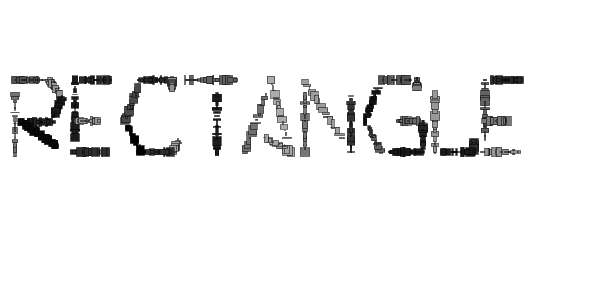
Frame 1 (no input)
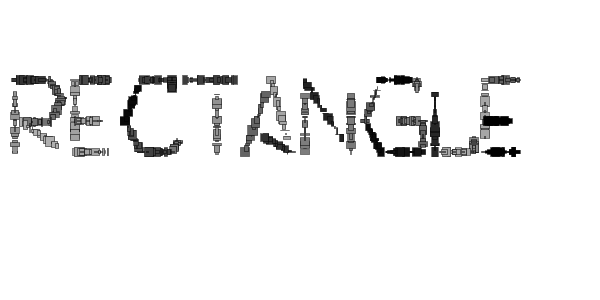
Frame 60 (the mouse pressed at the canvas centre just before this capture)
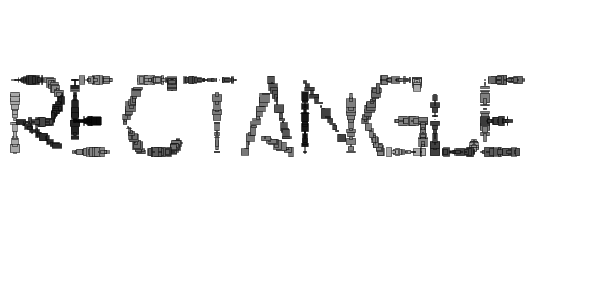
Frame 120 (the mouse held since frame 60 and released just before this capture)

The Processing sketch that drew these frames (run headless with seeded random() and noise(); from frame 60 on, the mouse is pressed at the canvas centre):

// Processing sketch: processing_2147
// ── processing_2147.pde

/**
 *    fjenett 2009-05-07
 *    
 *    system für einen generativen font, schrift von tobias tschense
 */

String input = "rectangle";  // der eingegebene text
float spacing = 60;

void setup ()
{
    size( 600, 300 );
    frameRate(10);
}


void draw ()
{
    background( 255 );                        // hintergrund weiss

    smooth();
    strokeWeight(0.5);

    drawGenerativeText( input, 15, height/2 );
}


void keyPressed ()                             // wird aufgerufen wenn eine taste gedrückt wurde!
{
    if ( key == BACKSPACE || key == DELETE )   // ist die taste delete oder backspace? dann ..
    {
        if ( input != null && input.length() > 0 )    // enthält unsere variable schon text? dann ..
        {
            input = input.substring(0,input.length()-1);    // um eines verkürzen
        }
    }
    else if ( key != CODED )                   // taste nicht kodiert (hat ein zeichen)? dann ..
    {
        input += key;                          // zeichen an den text in der variable anhängen
    }
}

void drawGenerativeText ( String txt, float x, float y )
{
    if ( input == null || input.trim().equals("") ) return;    // leer? dann nix machen
  
  stroke(0);

    pushMatrix();

    translate( x, y );
    translate( 0, -70 );

    for ( int i = 0; i < txt.length(); i++ )
    {
        char c = input.charAt( i );

        drawGenerativeChar(c);
    }

    popMatrix();
}

void rLine ( float x1, float y1, float x2, float y2 )
{

  fill(random(180));
    for(int i = 0; i < 17; i++){
    
    float xx = map(i, 0,20, x1, x2);
    float yy = map(i, 0,20, y1, y2);
    rectMode(CENTER);
    rect( xx, yy, random(10), random(10) );
    

    }
}

void drawGenerativeChar ( char c )
{
    switch ( c )
    {
    case 'a':
        draw_a();
        break;
    case 'b':
        draw_b();
        break;
    case 'c':
        draw_c();
        break;
    case 'd':
        draw_d();
        break;
    case 'e':
        draw_e();
        break;
    case 'f':
        draw_f();
        break;
    case 'g':
        draw_g();
        break;
    case 'h':
        draw_h();
        break;
    case 'i':
        draw_i();
        break;
    case 'j':
        draw_j();
        break;
    case 'k':
        draw_k();
        break;
    case 'l':
        draw_l();
        break;
    case 'm':
        draw_m();
        break;
    case 'n':
        draw_n();
        break;
    case 'o':
        draw_o();
        break;
    case 'p':
        draw_p();
        break;
    case 'q':
        draw_q();
        break;
    case 'r':
        draw_r();
        break;
    case 's':
        draw_s();
        break;
    case 't':
        draw_t();
        break;
    case 'u':
        draw_u();
        break;
    case 'v':
        draw_v();
        break;
    case 'w':
        draw_w();
        break;
    case 'x':
        draw_x();
        break;
    case 'y':
        draw_y();
        break;
    case 'z':
        draw_z();
        break;

    case '0':
        draw_0();
        break;
    case '1':
        draw_1();
        break;
    case '2':
        draw_2();
        break;
    case '3':
        draw_3();
        break;
    case '4':
        draw_4();
        break;
    case '5':
        draw_5();
        break;
    case '6':
        draw_6();
        break;
    case '7':
        draw_7();
        break;
    case '8':
        draw_8();
        break;
    case '9':
        draw_9();
        break;
    }
}

void draw_a () {
    rLine( 0 , 72 , 26 , 0 );
    rLine( 26 , 0 , 46 , 72 );
    rLine( 46 , 72 , 13 , 54 );
    translate(spacing, 0);
}

void draw_b () {
    rLine( 0 , 0 , 29 , 0 );
    rLine( 29 , 0 , 38 , 15 );
    rLine( 38 , 15 , 28 , 35 );
    rLine( 28 , 35 , 45 , 48 );
    rLine( 45 , 48 , 37 , 72 );
    rLine( 37 , 72 , 0 , 72 );
    rLine( 0 , 72 , 0 , 0 );
    translate(spacing, 0);
}

void draw_c () {
    rLine( 53 , 62 , 47 , 72 );
    rLine( 47 , 72 , 16 , 72 );
    rLine( 16 , 72 , 0 , 41 );
    rLine( 0 , 41 , 16 , 0 );
    rLine( 16 , 0 , 47 , 0 );
    rLine( 47 , 0 , 47 , 10 );
    translate(spacing, 0);
}

void draw_d () {
    rLine( 0 , 0 , 35 , 0 );
    rLine( 35 , 0 , 53 , 41 );
    rLine( 53 , 41 , 37 , 72 );
    rLine( 37 , 72 , 0 , 72 );
    rLine( 0 , 72 , 0 , 0 );
    translate(spacing, 0);
}

void draw_e () {
    rLine( 35 , 0 , 0 , 0 );
    rLine( 0 , 0 , 0 , 72 );
    rLine( 0 , 72 , 41 , 72 );
    rLine( 0 , 41 , 30 , 41 );
    translate(spacing-10, 0);
}

void draw_f () {
    rLine( 0 , 72 , 0 , 0 );
    rLine( 0 , 0 , 35 , 0 );
    rLine( 32 , 42 , 0 , 42 );
    translate(spacing, 0);
}

void draw_g () {
    rLine( 33 , 41 , 58 , 41 );
    rLine( 58 , 41 , 58 , 72 );
    rLine( 58 , 72 , 16 , 72 );
    rLine( 16 , 72 , 0 , 41 );
    rLine( 0 , 41 , 16 , 0 );
    rLine( 16 , 0 , 52 , 0 );
    rLine( 52 , 0 , 52 , 10 );
    translate(spacing+10, 0);
}

void draw_h () {
    rLine( 0 , 37 , 45 , 37 );
    rLine( 0 , 72 , 0 , 0 );
    rLine( 45 , 0 , 45 , 72 );
    translate(spacing, 0);
}

void draw_i () {
    rLine( 0 , 0 , 25 , 0 );
    rLine( 0 , 72 , 25 , 72 );
    rLine( 13 , 72 , 13 , 0 );
    translate(spacing-20, 0);
}

void draw_j () {
    rLine( 10 , 88 , 27 , 74 );
    rLine( 27 , 74 , 27 , 0 );
    rLine( 27 , 0 , 0 , 0 );
    rLine( 0 , 0 , 0 , 10 );
    translate(spacing, 0);
}

void draw_k () {
    rLine( 0 , 72 , 0 , 0 );
    rLine( 31 , 0 , 0 , 40 );
    rLine( 0 , 40 , 44 , 72 );
    translate(spacing, 0);
}

void draw_l () {
    rLine( 39 , 61 , 39 , 72 );
    rLine( 39 , 72 , 0 , 72 );
    rLine( 0 , 72 , 0 , 0 );
    translate(spacing-10, 0);
}

void draw_m () {
    rLine( 1 , 74 , 13 , 2 );
    rLine( 13 , 2 , 36 , 61 );
    rLine( 36 , 61 , 60 , 2 );
    rLine( 60 , 2 , 72 , 74 );
    translate(spacing, 0);
}

void draw_n () {
    rLine( 0 , 72 , 0 , 2 );
    rLine( 0 , 2 , 46 , 72 );
    rLine( 46 , 72 , 46 , 2 );
    translate(spacing, 0);
}

void draw_o () {
    rLine( 48 , 72 , 21 , 72 );
    rLine( 21 , 72 , 0 , 42 );
    rLine( 0 , 42 , 21 , 0 );
    rLine( 21 , 0 , 48 , 0 );
    rLine( 48 , 0 , 68 , 42 );
    rLine( 68 , 42 , 48 , 72 );
    translate(spacing+20, 0); 
}

void draw_p () {
    rLine( 0 , 72 , 0 , 0 );
    rLine( 0 , 0 , 35 , 0 );
    rLine( 35 , 0 , 47 , 18 );
    rLine( 47 , 18 , 37 , 42 );
    rLine( 37 , 42 , 7 , 42 );
    translate(spacing, 0);    
}

void draw_q () {
    rLine( 51 , 80 , 34 , 66 );
    rLine( 34 , 66 , 21 , 72 );
    rLine( 21 , 72 , 0 , 42 );
    rLine( 0 , 42 , 21 , 0 );
    rLine( 21 , 0 , 48 , 0 );
    rLine( 48 , 0 , 68 , 42 );
    rLine( 68 , 42 , 48 , 72 );
    translate(spacing, 0);
}

void draw_r () {
    rLine( 0 , 72 , 0 , 0 );
    rLine( 0 , 0 , 34 , 0 );
    rLine( 34 , 0 , 47 , 18 );
    rLine( 47 , 18 , 36 , 42 );
    rLine( 36 , 42 , 6 , 42 );
    rLine( 6 , 42 , 51 , 72 );
    translate(spacing, 0);
}

void draw_s () {
    rLine( 4 , 72 , 37 , 72 );
    rLine( 37 , 72 , 43 , 54 );
    rLine( 43 , 54 , 34 , 35 );
    rLine( 34 , 35 , 9 , 35 );
    rLine( 9 , 35 , 0 , 18 );
    rLine( 0 , 18 , 12 , 0 );
    rLine( 12 , 0 , 38 , 0 );
    translate(spacing, 0);
}

void draw_t () {
    rLine( 0 , 0 , 63 , 0 );
    rLine( 32 , 72 , 32 , 0 );
    translate(spacing, 0);
}

void draw_u () {
    rLine( 0 , 0 , 0 , 57 );
    rLine( 0 , 57 , 11 , 72 );
    rLine( 11 , 72 , 47 , 72 );
    rLine( 47 , 72 , 47 , 0 );
    translate(spacing, 0);
}

void draw_v () {
    rLine( 0 , 0 , 26 , 72 );
    rLine( 26 , 72 , 52 , 0 );
    translate(spacing, 0);
}

void draw_w () {
    rLine( 0 , 0 , 26 , 72 );
    rLine( 26 , 72 , 41 , 30 );
    rLine( 30 , 0 , 57 , 72 );
    rLine( 57 , 72 , 82 , 0 );
    translate(spacing+30, 0);
}

void draw_x () {
    rLine( 0 , 72 , 43 , 0 );
    rLine( 0 , 0 , 43 , 72 );
    translate(spacing, 0);
}

void draw_y () {
    rLine( 22 , 72 , 22 , 40 );
    rLine( 22 , 40 , 44 , 0 );
    rLine( 0 , 0 , 22 , 40 );
    translate(spacing, 0);
}

void draw_z () {
    rLine( 4 , 0 , 47 , 0 );
    rLine( 47 , 0 , 0 , 72 );
    rLine( 0 , 72 , 46 , 72 );
    translate(spacing, 0);
}

void draw_0 () {
    rLine( 45 , 72 , 0 , 72 );
    rLine( 0 , 72 , 0 , 0 );
    rLine( 0 , 0 , 45 , 0 );
    rLine( 45 , 0 , 45 , 72 );
    translate(spacing, 0);
}

void draw_1 () {
    rLine( 19 , 72 , 49 , 72 );
    rLine( 0 , 13 , 34 , 0 );
    rLine( 34 , 1 , 34 , 72 );
    translate(spacing, 0);
}

void draw_2 () {
    rLine( 3 , 0 , 29 , 0 );
    rLine( 29 , 0 , 44 , 20 );
    rLine( 44 , 20 , 0 , 72 );
    rLine( 0 , 72 , 45 , 72 );
    translate(spacing, 0);
}

void draw_3 () {
    rLine( 3 , 0 , 28 , 0 );
    rLine( 28 , 0 , 40 , 17 );
    rLine( 40 , 17 , 28 , 34 );
    rLine( 28 , 34 , 45 , 51 );
    rLine( 45 , 51 , 31 , 72 );
    rLine( 31 , 72 , 0 , 72 );
    translate(spacing, 0);
}

void draw_4 () {
    rLine( 50 , 50 , 0 , 50 );
    rLine( 0 , 50 , 40 , 0 );
    rLine( 40 , 0 , 40 , 72 );
    translate(spacing, 0);
}

void draw_5 () {
    rLine( 0 , 72 , 26 , 72 );
    rLine( 26 , 72 , 38 , 51 );
    rLine( 38 , 51 , 24 , 34 );
    rLine( 24 , 34 , 0 , 34 );
    rLine( 0 , 34 , 0 , 0 );
    rLine( 0 , 0 , 33 , 0 );
    translate(spacing, 0);
}

void draw_6 () {
    rLine( 0 , 33 , 35 , 37 );
    rLine( 35 , 37 , 35 , 72 );
    rLine( 35 , 72 , 0 , 72 );
    rLine( 0 , 72 , 0 , 33 );
    rLine( 0 , 33 , 20 , 0 );
    translate(spacing, 0);
}

void draw_7 () {
    rLine( 0 , 0 , 41 , 0 );
    rLine( 41 , 0 , 15 , 72 );
    translate(spacing, 0);
}

void draw_8 () {
    rLine( 2 , 33 , 2 , 0 );
    rLine( 2 , 0 , 35 , 0 );
    rLine( 35 , 0 , 35 , 33 );
    rLine( 35 , 33 , 0 , 40 );
    rLine( 0 , 40 , 0 , 72 );
    rLine( 0 , 72 , 38 , 72 );
    rLine( 38 , 72 , 38 , 40 );
    rLine( 38 , 40 , 2 , 33 );
    translate(spacing, 0);
}

void draw_9 () {
    rLine( 31 , 42 , 10 , 42 );
    rLine( 10 , 42 , 0 , 21 );
    rLine( 0 , 21 , 17 , 0 );
    rLine( 17 , 0 , 44 , 0 );
    rLine( 44 , 0 , 28 , 72 );
    translate(spacing, 0);
}
